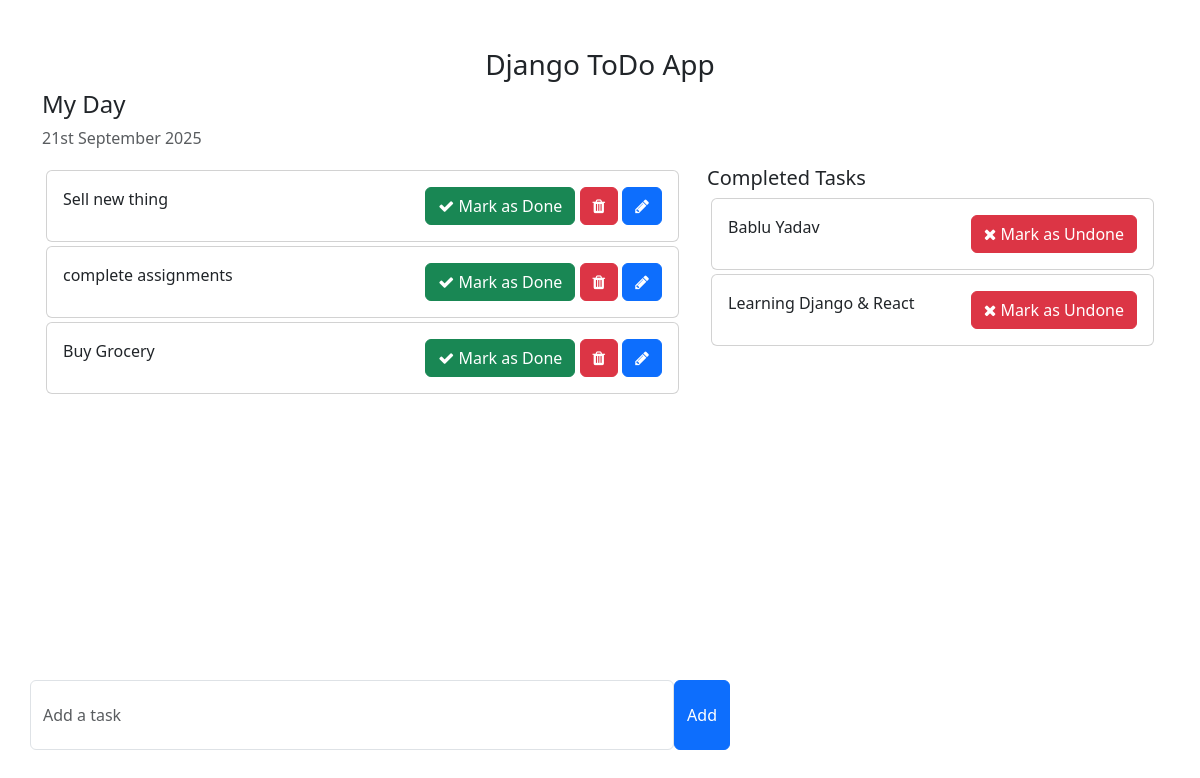
The page / on the database its author committed.
### todo/models.py (models this page shows, shortened)
class Task(models.Model):
    task = models.CharField(max_length=250)
    is_completed = models.BooleanField(default=False)
    created_at = models.DateTimeField(auto_now_add=True)
    updated_at = models.DateTimeField(auto_now=True)

### todo_main/views.py (the view)
# urls.py: 2. Add a URL to urlpatterns:  path('', views.home, name='home')
def home(request):
    tasks = Task.objects.filter(is_completed=False).order_by('-updated_at')
    completed_tasks = Task.objects.filter(is_completed=True)
    context = {
        'tasks': tasks,
        'completed_tasks': completed_tasks,
        }
    return render(request, 'home.html', context)

### templates/home.html (shortened to what this page needs)
<!DOCTYPE html>
<html lang="en">
<head>
    <link href="https://cdn.jsdelivr.net/npm/bootstrap@5.3.0-alpha1/dist/css/bootstrap.min.css" rel="stylesheet">
    <link rel="stylesheet" href="https://cdnjs.cloudflare.com/ajax/libs/font-awesome/4.7.0/css/font-awesome.min.css">
</head>
<body>
    <div class="container">
        <h3 class="pt-5 text-center">Django ToDo App</h3>
        <div class="row">
            <h4>My Day</h4>
            <p class="text-muted">{% now "jS F Y" %}</p>
            <div class="col-md-7 col-lg-7" style="height: 450px; overflow: scroll;">
                {% for task in tasks %}
                <div class="card m-1">
                    <div class="card-body">
                        {{ task.task }}
                        <span style="position: relative; float: right;">
                            <a href="{% url 'mark_as_done' task.pk %}" class="btn btn-success"><i class="fa fa-check"></i> Mark as Done</a>
                            <a href="{% url 'delete_task' task.id %}"class="btn btn-danger"><i class="fa fa-trash"></i></a>
                            <a href="{% url 'edit_task' task.id %}" class="btn btn-primary"><i class="fa fa-pencil"></i></a>
                        </span>
                    </div>
                </div>
                {% endfor %}
            </div>
            <div class="col-md-5 col-lg-5">
                <h5>Completed Tasks</h5>
                 {% for task in completed_tasks %}
                <div class="card m-1">
                    <div class="card-body">
                    {{ task.task }}
                    <span style="position: relative; float: right;">
                            <a href="{% url 'mark_as_Undone' task.pk %}" class="btn btn-danger"><i class="fa fa-times"></i> Mark as Undone</a>
                        </span>
                    </div>
                </div>
              {% endfor %}
            </div>
        </div>
        <div class="row">
            <div class="col-md-7 col-lg-7 p-0" style="position: absolute; bottom: 50px;">
                <form action="{% url 'addTask' %}" method="POST">
                    <div class="form-group">
                        <span style="display: flex;">
                            <input type="text" name="task" class="form-control" placeholder="Add a task">
                            <button type="submit" class="btn btn-primary">Add</button>
                        </span>
                    </div>
                </form>
            </div>
        </div>
    </div>
</body>
</html>

### templates/home.html (style rules this page uses)
.form-control { padding: 1.375rem .75rem !important; }

### rows shown on the page
Task: task "Sell new thing"
Task: task "complete assignments"
Task: task "Buy Grocery"
Task: task "Bablu Yadav"
Task: task "Learning Django & React"
